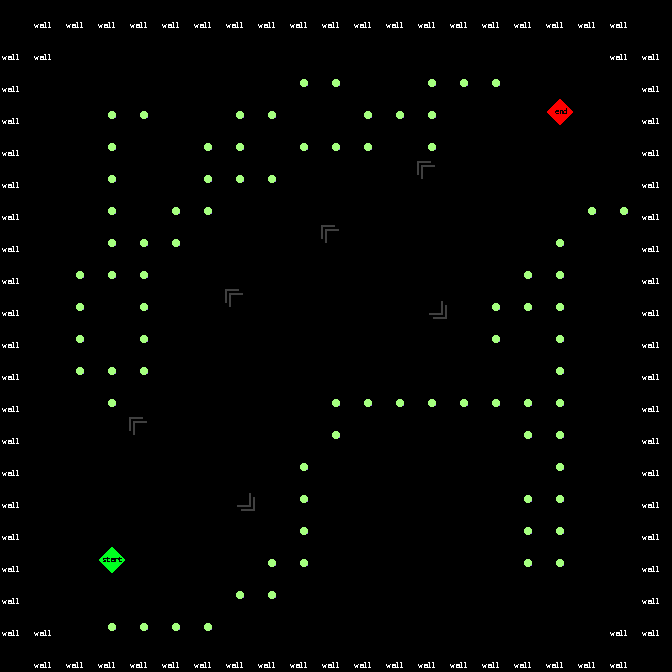

Rendered tile map (Tiled .tmx) drawn with the repository's tilesets; below, a short description and the full map source, tile grids included:
An orthogonal 21x21 tile map with 32x32 px tiles, 1 tile layer (Tile Layer 1).

<map version="1.0" tiledversion="1.0.3" orientation="orthogonal" renderorder="right-down" width="21" height="21" tilewidth="32" tileheight="32" nextobjectid="1">
 <tileset firstgid="1" name="SampleMap" tilewidth="32" tileheight="32" tilecount="64" columns="8">
  <image source="SampleMap.png" width="256" height="256" />
 </tileset>
 <layer name="Tile Layer 1" width="21" height="21">
  <data encoding="csv">
0,1,1,1,1,1,1,1,1,1,1,1,1,1,1,1,1,1,1,1,0,
1,1,2,2,2,2,2,2,2,2,2,2,2,2,2,2,2,2,2,1,1,
1,2,2,2,2,2,2,2,2,30,30,2,2,30,30,30,2,2,2,2,1,
1,2,2,30,30,2,2,30,30,2,2,30,30,30,2,2,2,10,2,2,1,
1,2,2,30,2,2,30,30,2,30,30,30,2,30,2,2,2,2,2,2,1,
1,2,2,30,2,2,30,30,30,2,2,2,2,40,2,2,2,2,2,2,1,
1,2,2,30,2,30,30,2,2,2,2,2,2,2,2,2,2,2,30,30,1,
1,2,2,30,30,30,2,2,2,2,40,2,2,2,2,2,2,30,2,2,1,
1,2,30,30,30,2,2,2,2,2,2,2,2,2,2,2,30,30,2,2,1,
1,2,30,2,30,2,2,40,2,2,2,2,2,36,2,30,30,30,2,2,1,
1,2,30,2,30,2,2,2,2,2,2,2,2,2,2,30,2,30,2,2,1,
1,2,30,30,30,2,2,2,2,2,2,2,2,2,2,2,2,30,2,2,1,
1,2,2,30,2,2,2,2,2,2,30,30,30,30,30,30,30,30,2,2,1,
1,2,2,2,40,2,2,2,2,2,30,2,2,2,2,2,30,30,2,2,1,
1,2,2,2,2,2,2,2,2,30,2,2,2,2,2,2,2,30,2,2,1,
1,2,2,2,2,2,2,36,2,30,2,2,2,2,2,2,30,30,2,2,1,
1,2,2,2,2,2,2,2,2,30,2,2,2,2,2,2,30,30,2,2,1,
1,2,2,9,2,2,2,2,30,30,2,2,2,2,2,2,30,30,2,2,1,
1,2,2,2,2,2,2,30,30,2,2,2,2,2,2,2,2,2,2,2,1,
1,1,2,30,30,30,30,2,2,2,2,2,2,2,2,2,2,2,2,1,1,
0,1,1,1,1,1,1,1,1,1,1,1,1,1,1,1,1,1,1,1,0
</data>
 </layer>
</map>